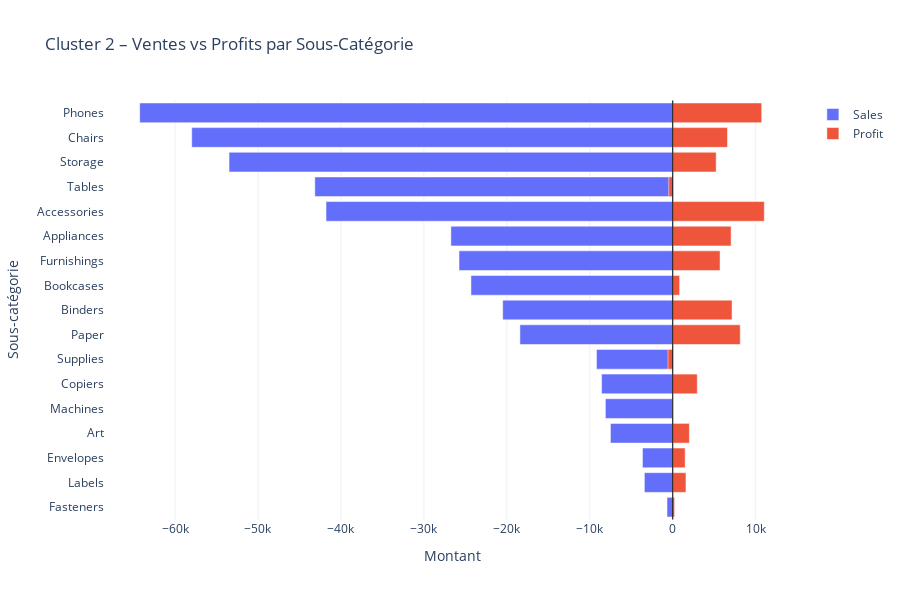

This figure's notebook cell:
### Code cell
# ==============================================================
# Ventes vs Profits par Sous-Catégorie - Cluster 2
# ==============================================================


# --------------------------------------------------------------
# Récupérer les clients du cluster 2
# --------------------------------------------------------------
clients_cluster2 = client_clean[client_clean["cluster"] == 2].index




# --------------------------------------------------------------
# Filtrer les transactions correspondantes
# --------------------------------------------------------------
df_cluster2 = df_cleaned[
   df_cleaned["customer_id"].isin(clients_cluster2)
]




# --------------------------------------------------------------
# Agréger ventes et profits par sous-catégorie
# --------------------------------------------------------------
subcat_cluster2 = (
   df_cluster2
   .groupby("subcategory")[["sales", "profit"]]
   .sum()
   .sort_values("sales")
)




# --------------------------------------------------------------
# Création du graphique miroir interactif
# --------------------------------------------------------------
fig = go.Figure()


# Barres des ventes (gauche)
fig.add_trace(
   go.Bar(
       y=subcat_cluster2.index,
       x=-subcat_cluster2["sales"],
       name="Sales",
       orientation="h"
   )
)


# Barres des profits (droite)
fig.add_trace(
   go.Bar(
       y=subcat_cluster2.index,
       x=subcat_cluster2["profit"],
       name="Profit",
       orientation="h"
   )
)


fig.update_layout(
   title="Cluster 2 – Ventes vs Profits par Sous-Catégorie",
   barmode="overlay",
   xaxis_title="Montant",
   yaxis_title="Sous-catégorie",
   template="plotly_white",
   height=600
)


fig.add_shape(
   type="line",
   x0=0, x1=0,
   y0=-0.5, y1=len(subcat_cluster2)-0.5,
   line=dict(color="black", width=1)
)


fig.show()

### Figure 1 — Plotly figure (JSON) as saved in the notebook; plotly's stock layout.template omitted (floating-point values rounded to 4 significant figures)
{"data": [{"name": "Sales", "orientation": "h", "type": "bar", "x": [-689.9, -3421.0, -3649.0, -7509.0, -8120.0, -8580.0, -9192.0, -18420.0, -20500.0, -24330.0, -25770.0, -26750.0, -41800.0, -43150.0, -53490.0, -57990.0, -64260.0], "y": ["Fasteners", "Labels", "Envelopes", "Art", "Machines", "Copiers", "Supplies", "Paper", "Binders", "Bookcases", "Furnishings", "Appliances", "Accessories", "Tables", "Storage", "Chairs", "Phones"]}, {"name": "Profit", "orientation": "h", "type": "bar", "x": [224.6, 1593.0, 1498.0, 2006.0, -3.824, 2959.0, -571.4, 8137.0, 7150.0, 831.8, 5704.0, 7038.0, 11040.0, -483.1, 5236.0, 6600.0, 10730.0], "y": ["Fasteners", "Labels", "Envelopes", "Art", "Machines", "Copiers", "Supplies", "Paper", "Binders", "Bookcases", "Furnishings", "Appliances", "Accessories", "Tables", "Storage", "Chairs", "Phones"]}], "layout": {"barmode": "overlay", "height": 600, "shapes": [{"line": {"color": "black", "width": 1}, "type": "line", "x0": 0, "x1": 0, "y0": -0.5, "y1": 16.5}], "title": {"text": "Cluster 2 – Ventes vs Profits par Sous-Catégorie"}, "xaxis": {"title": {"text": "Montant"}}, "yaxis": {"title": {"text": "Sous-catégorie"}}}}
